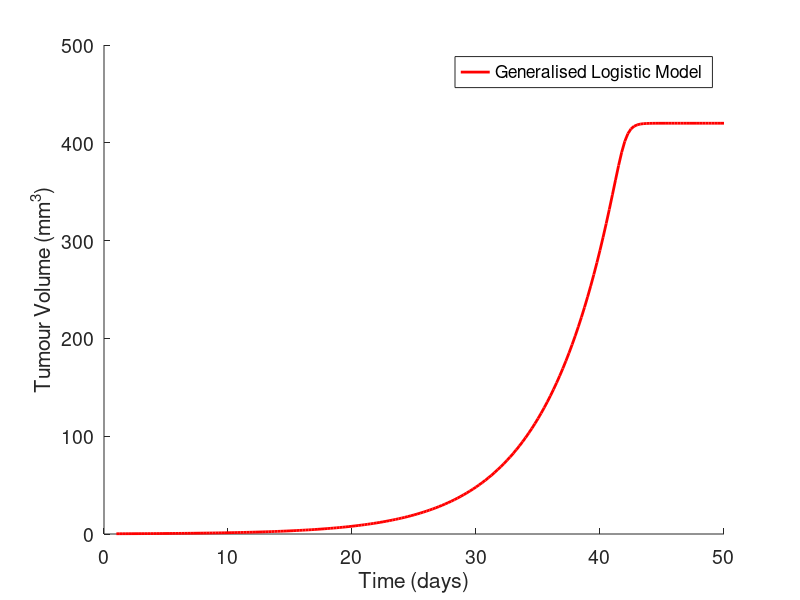

The MATLAB source for this figure:
a1 = 0.18; K1 = 420; v1 = 18;
Initial_Tumour_Size = 0.26;
% All values taken from Shabanisamghabady (2016)

f = @(t,y) a1*y(1)*(1 - (y(1)/K1)^v1); % Generalised Logistic ODE
% y(1) is the x variable (tumour size)
% If exact solution not known, set function below to return a zero vector
exact = @(t) 0;

h=0.25; % Step size
t0 = 1; tN = 50; % range of t

y0 = Initial_Tumour_Size;

n = 1; % Number of unknown functions of y_i

if length(y0) ~= n
    disp('Error, you entered an incorrect number of equations. Try again ')
    return;
end

% Currently assumes no more than 10-dimensional problem for plotting purposes. Change if needed.
if length(y0) > 10
    disp('Error, for plotting purposes only up to 10 equations supported.')
    disp('Edit the file to change this and try again.')
    return;
end

t = t0:h:tN;
sizet = length(t);

y = zeros(n,sizet);
yexact = zeros(n, sizet);
ytemp = zeros(n,1);

% Initial conditions set in following loop
for k = 1:n
    y(k,1) = y0(k);
end

% Main Heun's method loop
for k = 2:sizet
    ytemp = y(:,k-1) + h*f(t(k-1), y(:,k-1));
    y(:,k) = y(:,k-1) + (h/2)*(f(t(k-1), y(:,k-1)) + f(t(k), ytemp));
end

for k = 1:sizet
    yexact(:,k) = exact(t(k));
end

for mm = 1: n
    fprintf('PRINTING INFORMATION FOR FUNCTION %d\n\n',mm);
    fprintf(' i    TIME       Yi (HEUN)        y(ti) (EXACT)      ABS. ERROR\n')
    for k = 1:sizet
        fprintf('%3d   %8f   %10f      %10f        %10f\n',k-1,t(k),y(mm,k),yexact(mm,k), abs(y(mm,k)-yexact(mm,k)))
    end
end

clf %clear all figures
cmap = zeros(10,3); % Currently assumes no more than 10-dimensional problem. Change if needed.
cmap(1:3,1:3) = eye(3);
cmap(4,:) = [1 1 0]; cmap(5,:) = [1 0 1]; cmap(6,:) = [0 1 1];
cmap(7,:) = [0.5 1 0]; cmap(8,:) = [1 0 0.5]; cmap(9,:) = [0.5 0.5 0.5];
set(gca,'fontsize',14)
hold on

for k = 1:n
    if k == 1
        legentry = sprintf('Generalised Logistic Model');
    end
    plot(t,y(k,:),'Color',cmap(k,:),'linewidth',2,'DisplayName',legentry)
    xlabel('Time (days)'); ylabel('Tumour Volume (mm^3)');
    fprintf('PLOTTING INFORMATION FOR FUNCTION %d\n\n',k);
end
legend(gca,'show');
print('Tumour Model GLM.jpeg','-djpeg');
hold off